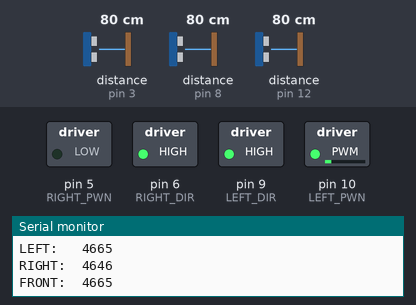
This sketch was run on a simulated Arduino Uno, built with avr-gcc and run on an emulated ATmega328P. On the bench: switched loads named in the sketch (green lamp = pin HIGH), the last lines printed to the serial monitor. Wiring (inferred from the names in the program): 3 × ultrasonic range finder: trigger pin 2, echo pin 3 / trigger pin 7, echo pin 8 / trigger pin 11, echo pin 12. Inputs (shaded band) come from the test bench; at power-on: distance to the obstacle (sensors on pin 3, pin 8, pin 12) 80 cm. The echo pulse lasts 58.3 µs per cm; pins used as bus, display or sensor lines are not drawn.

Above: at 1.2 s.
1.3 s: distance to the obstacle (sensor on pin 3) set to 9 cm
3.3 s: distance to the obstacle (sensor on pin 3) set to 6 cm
At 5.2 s:
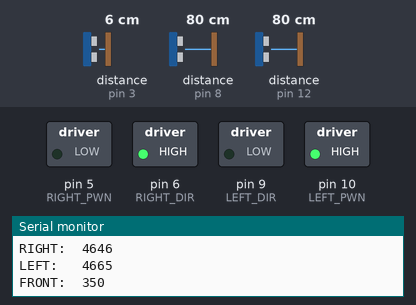
5.9 s: distance to the obstacle (sensor on pin 3) set to 35 cm
At 8.6 s:
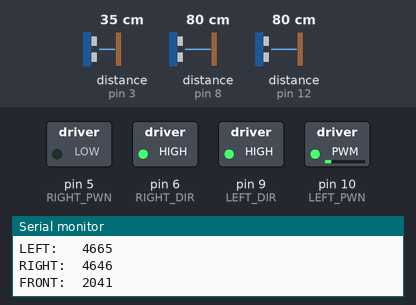
8.9 s: distance to the obstacle (sensor on pin 3) set to 2 cm
At 10.6 s:
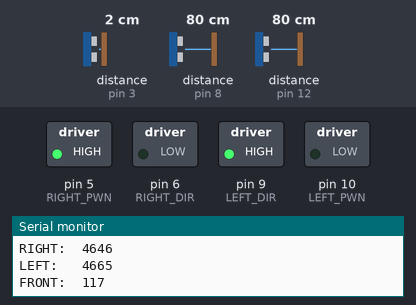
10.9 s: distance to the obstacle (sensor on pin 3) set to 18 cm
At 13.1 s:
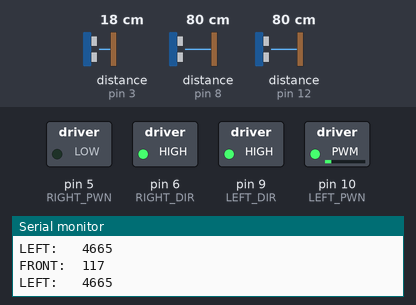
Timing chart, 0 to 14.6 s (numbered marks = the images above; inputs shaded):
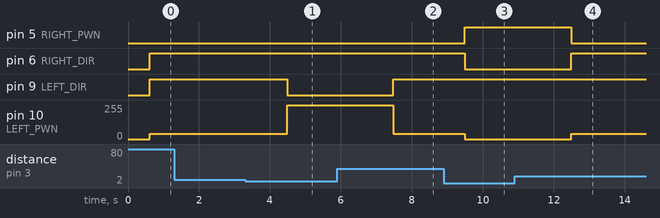

Measured:
- the behaviour switches between 8 and 7 cm on distance to the obstacle (sensor on pin 3) (found by bisection; images 0 and 1)
- after the input at 3.3 s, pin 9 (LEFT_DIR): HIGH → LOW after 1.2 s; pin 10 (LEFT_PWN): 40/255 → 255/255 after 1.2 s
- after the input at 5.9 s, pin 5 (RIGHT_PWN): stays LOW (without the input it goes to HIGH after 2.4 s); pin 6 (RIGHT_DIR): stays HIGH (without the input it goes to LOW after 2.4 s); pin 10 (LEFT_PWN): goes on until 7.5 s, then stays 40/255
- after the input at 8.9 s, pin 5 (RIGHT_PWN): LOW → HIGH after 0.60 s; pin 6 (RIGHT_DIR): HIGH → LOW after 0.60 s; pin 10 (LEFT_PWN): 40/255 → 0/255 after 0.60 s
- after the input at 10.9 s, pin 5 (RIGHT_PWN): goes on until 12.5 s, then stays LOW; pin 6 (RIGHT_DIR): goes on until 12.5 s, then stays HIGH; pin 10 (LEFT_PWN): goes on until 12.5 s, then stays 40/255

The sketch:

maze_follower.ino
```cpp
//declaring constants
#define LEFT_PWN 10
#define LEFT_DIR 9
#define RIGHT_PWN 5
#define RIGHT_DIR 6

#define USS_FRONT_ECHO 3
#define USS_FRONT_TRIG 2

#define USS_LEFT_TRIG 7
#define USS_LEFT_ECHO 8

#define USS_RIGHT_TRIG 11
#define USS_RIGHT_ECHO 12

#define DUTY_R 140
#define DUTY_L 85


//declaring global variables
char mov = 'h';
bool front = true;
bool left = false;
bool right = false;


//init ports as I/O
void setup()
{
  //config serial for debug
  Serial.begin(9600);
  Serial.print("serial init\n");

  //set motor GPIO as output
  pinMode(LEFT_PWN , OUTPUT);
  pinMode(LEFT_DIR , OUTPUT);
  pinMode(RIGHT_PWN , OUTPUT);
  pinMode(RIGHT_DIR , OUTPUT);

  //set ultrasonic GPIO
  pinMode(USS_FRONT_TRIG, OUTPUT);
  pinMode(USS_FRONT_ECHO, INPUT);
  pinMode(USS_LEFT_TRIG, OUTPUT);
  pinMode(USS_LEFT_ECHO, INPUT);
  pinMode(USS_RIGHT_TRIG, OUTPUT);
  pinMode(USS_RIGHT_ECHO, INPUT);

  //set motors to known state
  drive('h');
}


/*
 * drive function
 *
 * INPUT    MOTOR_R   MOTOR_L   EFFECT
 * f        fwd       rev       drive forward
 * b        rev       rev       drive backwards
 * r        rev       fwd       rotate right, on-the-spot
 * l        fwd       rev       rotate left, on-the-spot
 * h        off       off       full stop
 * R        off       fwd       hang right while moving forward
 * L        fwd       off       hang left while moving forward
 *
 */
void drive(char dir)
{
  //only change bridge outputs if direction differs from current movement
  if (mov != dir)
  {
    //overwrite current movement and change bridge outputs
    mov = dir;
    switch(dir)
    {
      //drive FORWARD
      case('f'):
        digitalWrite(LEFT_DIR, HIGH);
        digitalWrite(RIGHT_DIR, HIGH);
        analogWrite(LEFT_PWN, 40);
        analogWrite(RIGHT_PWN, 0);
        break;

      //drive BACKWARDS
      case('b'):
        digitalWrite(LEFT_DIR, LOW);
        digitalWrite(RIGHT_DIR, LOW);
        analogWrite(LEFT_PWN, 255);
        analogWrite(RIGHT_PWN, 255);
        break;

      //rotate on-spot RIGHT
      case('r'):
        digitalWrite(LEFT_DIR, HIGH);
        digitalWrite(RIGHT_DIR, LOW);
        analogWrite(LEFT_PWN, 0);
        analogWrite(RIGHT_PWN, 255);
        break;

      //rotate on-spot LEFT
      case('l'):
        digitalWrite(LEFT_DIR, LOW);
        digitalWrite(RIGHT_DIR, HIGH);
        analogWrite(LEFT_PWN, 255);
        analogWrite(RIGHT_PWN, 0);
        break;

      //gradual turn LEFT
      case('L'):
        digitalWrite(LEFT_DIR, LOW);
        digitalWrite(RIGHT_DIR, HIGH);
        analogWrite(LEFT_PWN, 0);
        analogWrite(RIGHT_PWN, 0);
        break;

      //gradual turn RIGHT
      case('R'):
        digitalWrite(LEFT_DIR, HIGH);
        digitalWrite(RIGHT_DIR, LOW);
        analogWrite(LEFT_PWN, 0);
        analogWrite(RIGHT_PWN, 0);
        break;

      //stop
      default:
        digitalWrite(LEFT_DIR, LOW);
        digitalWrite(RIGHT_DIR, LOW);
        analogWrite(LEFT_PWN, 0);
        analogWrite(RIGHT_PWN, 0);
        break;
    }
  }
}


void turnRight()
{
  char pre = mov;
  drive('r');
  delay(3000);
  //delay(1750); // laptop
  drive(pre);
}
void turnLeft()
{
  char pre = mov;
  drive('l');
  /*int currentMin = trigRight();
  int current = trigRight();
  while(currentMin>current)
  {
    currentMin = current;
    current = trigRight();
  }
  */
  delay(3000);
  //delay(1650); //laptop
  drive(pre);
}


//test motors
void testDrive()
{
  drive('h');
  delay(1000);
  drive('r');
  delay(1000);
  drive('l');
  delay(1000);
  drive('f');
  delay(1000);
  drive('L');
  delay(1000);
  drive('R');
  delay(1000);
  drive('b');
  delay(1000);
}


/*
 * poll a ultrasonic sensor
 * DO NOT CALL
 */
unsigned long trigUltrasonic(char trigPin, char echoPin)
{
  unsigned long long deltaSum = 0;
  for (int i=0; i<30; i++)
  {
    //trigger pulse
    digitalWrite(trigPin,LOW);
    delayMicroseconds(2);
    digitalWrite(trigPin,HIGH);
    delayMicroseconds(10);
    digitalWrite(trigPin,LOW);

    deltaSum += pulseIn(echoPin, HIGH);
    delay(5);
  }
  return (deltaSum/30);
}


//poll FRONT sensor
unsigned long trigFront()
{
	unsigned long d = trigUltrasonic(USS_FRONT_TRIG, USS_FRONT_ECHO);
  Serial.print("FRONT:  ");
  Serial.println(d, DEC);
  return d;
}


//poll LEFT sensor
unsigned long trigLeft()
{
	unsigned long d = trigUltrasonic(USS_LEFT_TRIG, USS_LEFT_ECHO);
  Serial.print("LEFT:   ");
  Serial.println(d, DEC);
  return d;
}


//poll RIGHT sensor
unsigned long trigRight()
{
	unsigned long d = trigUltrasonic(USS_RIGHT_TRIG, USS_RIGHT_ECHO);
  Serial.print("RIGHT:  ");
  Serial.println(d, DEC);
  return d;
}


void forwardUntilWall()
{
  //declaring method variables
  int currentLeft = trigLeft();
  int currentRight = trigRight();
  int nextLeft;
  int nextRight;
  int lastLeft = currentLeft;
  int lastRight = currentRight;
  //drive while no wall present
  drive('f');
  while (trigFront() > 440)
  {
    drive('f');
    delay(300); //take a third a second
    nextRight = trigRight();
    nextLeft = trigLeft();
    //This is horrifying. Look for changes on the right wall, ignore walls appearing or disappearing.
    if( 45 <= abs(nextRight - currentRight) && 200>= abs(nextRight - currentRight))
    {
      if((nextRight < currentRight) && currentRight < 600) //
      {
        drive('l');
        lastRight = nextRight;
        lastLeft = nextLeft;
      }
      else if (currentLeft < 600)
      {
        drive('r');
        lastRight = nextRight;
        lastLeft = nextLeft;
      }
      //look for changes on left wall, still horrifying.
    }
    else if(45 <= abs(nextLeft - currentLeft) && 200>= abs(nextLeft - currentLeft))
    {
      if((nextLeft < currentLeft) && currentLeft < 600) //if you're getting closer to the wall, turn right
      {
        drive('r');
        lastRight = nextRight;
        lastLeft = nextLeft;
      }
      else if (currentRight < 600)
      {
        drive('l');
        lastRight = nextRight;
        lastLeft = nextLeft;
      }

    }
    else if(50<= abs(lastRight-nextRight) && 100>= abs(lastRight-nextRight))
    {
      if((nextRight < currentRight) && currentRight < 600) //
      {
        drive('l');
        lastRight = nextRight;
        lastLeft = nextLeft;
      }
      else if (currentLeft < 600)
      {
        drive('r');
        lastRight = nextRight;
        lastLeft = nextLeft;
      }
    }
    else if(50 <= abs(lastLeft - nextLeft) && 100 >= abs(lastLeft-nextLeft))
    {
      if((nextLeft < currentLeft) && currentLeft < 600) //if you're getting closer to the wall, turn right
      {
        drive('r');
        lastRight = nextRight;
        lastLeft = nextLeft;
      }
      else if (currentRight < 600)
      {
        drive('l');
        lastRight = nextRight;
        lastLeft = nextLeft;
      }
    }
    currentLeft = nextLeft;
    currentRight = nextRight;
    delay(100);
  }
}


//main runtime
void loop()
{
  //stage 1
  forwardUntilWall();

  //stage 2
  turnLeft();
  forwardUntilWall();

  //stage 3
  turnRight();
  forwardUntilWall();

  //Stage 4
  turnRight();
  forwardUntilWall();

  //Stage 5
  turnLeft();
  forwardUntilWall();
}
```
